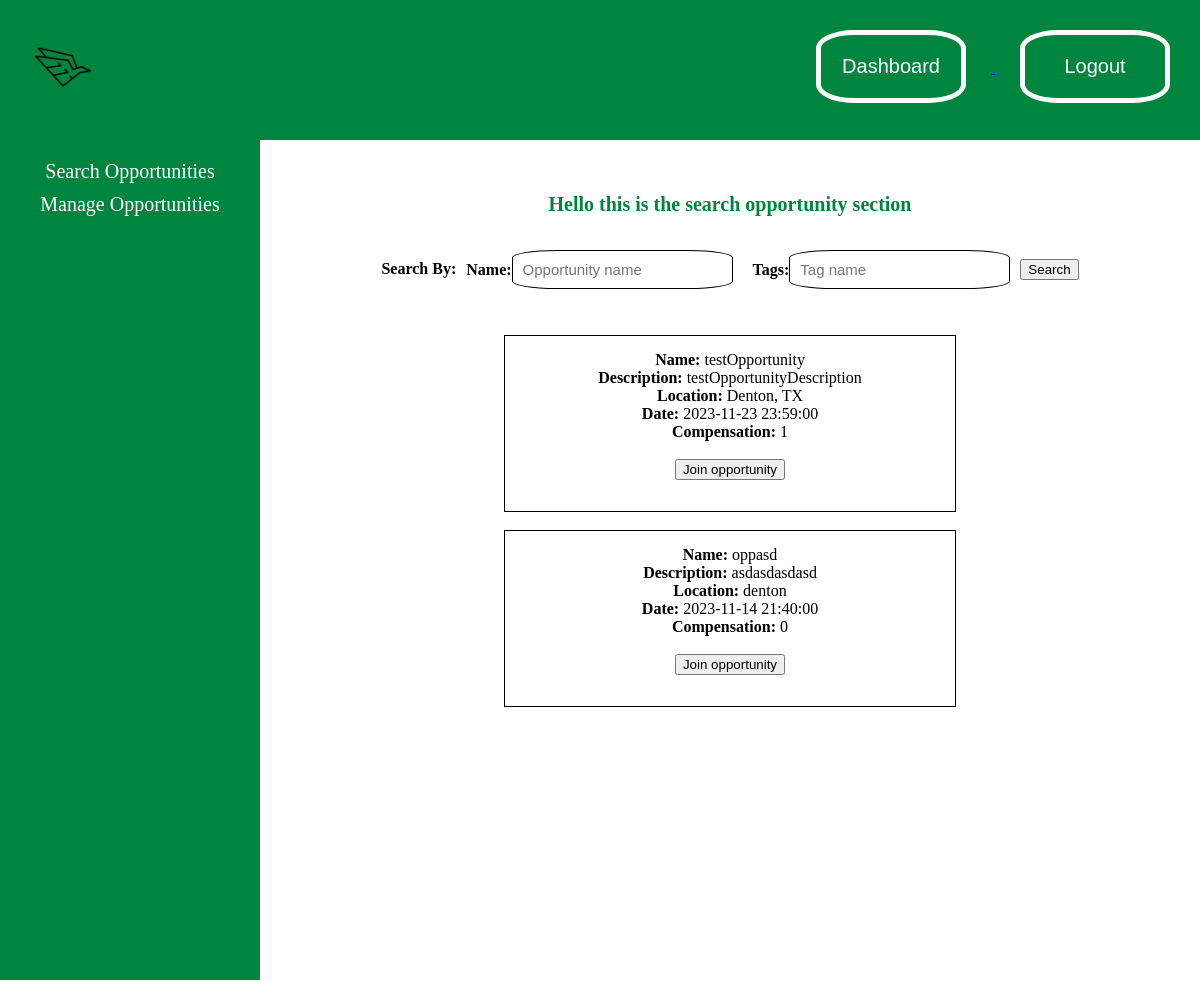
Before: /opportunity.php with the older database file.
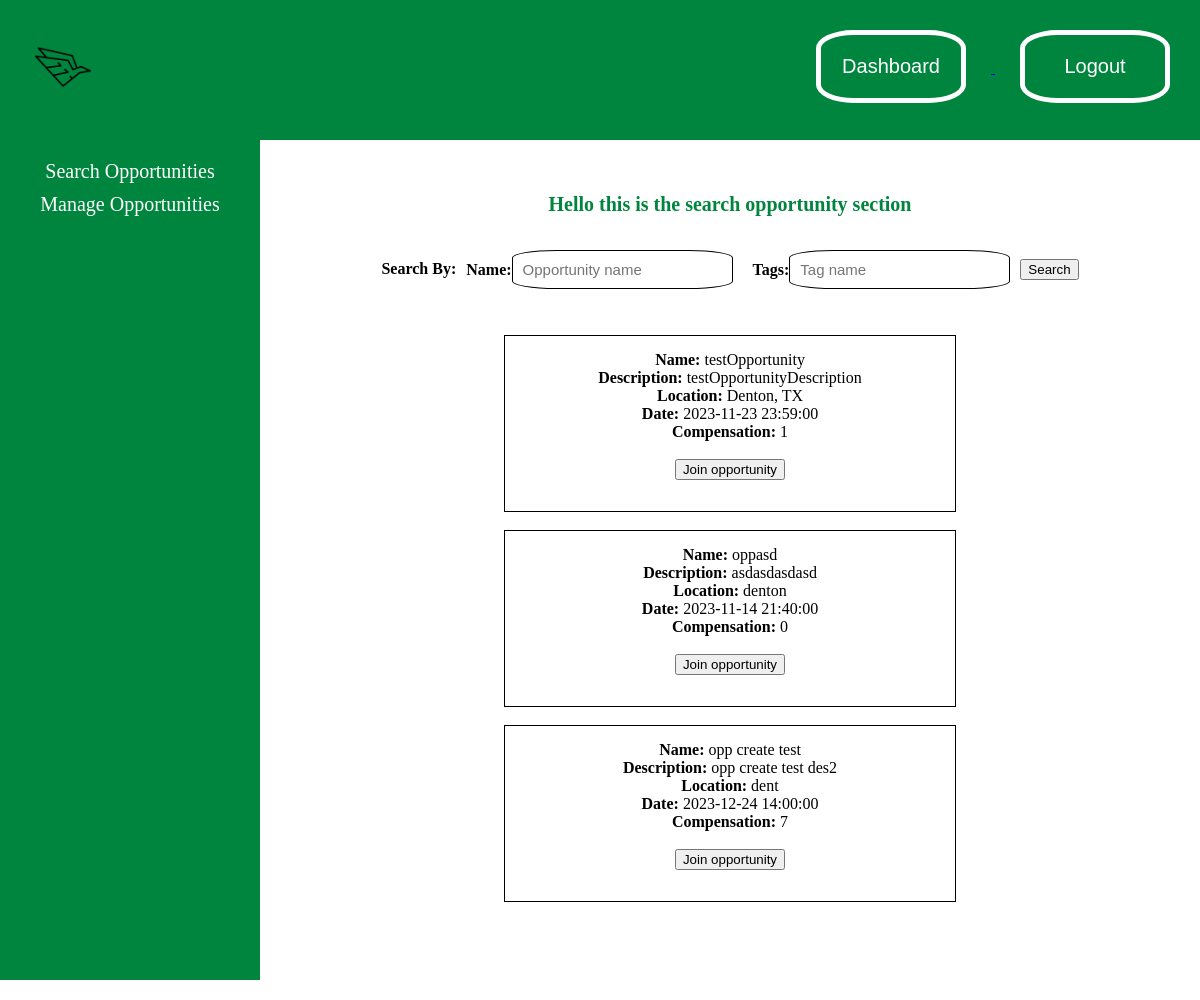
After: the same page with the newer database file.
### tables this page shows
CREATE TABLE `opportunity` (
  `opportunityID` int(255) NOT NULL,
  `ownerID` int(255) NOT NULL,
  `name` varchar(255) NOT NULL,
  `description` varchar(255) NOT NULL,
  `location` varchar(255) NOT NULL,
  `date` datetime(6) NOT NULL,
  `compensation` int(255) NOT NULL DEFAULT 0
);

### src/functions.php (the view, shortened to what this page needs)
<?php
function pageHeader()
{
    echo '
    <div class="page-header" id="header">
        <div class="header-content">
            <div class="page-logo">
                <img src="./images/eagle.png" class="logo-img">
            </div>
            <div class="buttons">
                <a href="dashboard.php">
                    <button class="btn1">Dashboard</button>
                </a>
                <a href="logout.php">
                    <button class="btn2">Logout</button>
                </a>
            </div>
        </div>
    </div>
    ';
}
function pageNavbar($conn, $pageName, $name, $userID)
{
    if($pageName=='Surveys')
    {
        echo '
        <div class="navbar-content-container">
            <div class="navbar">
                <a href="survey.php">Search ' . $pageName . '</a>
                <a href="surveyModify.php">Manage ' . $pageName . '</a>
            </div>
            <div class="page-content">
                <div class="search-surveys">';
                    surveySearch($name, $conn);
                    echo '
                </div>
            </div>
        </div>';
    }
    elseif($pageName=='Opportunities')
    {
        echo '
        <div class="navbar-content-container">
            <div class="navbar">
                <a href="opportunity.php">Search ' . $pageName . '</a>
                <a href="opportunityModify.php">Manage ' . $pageName . '</a>
            </div>
            <div class="page-content">
                <div class="search-opportunities">';
                    opportunitySearch($name, $userID, $conn);
                    echo '
                </div>
            </div>
        </div>';
    }
}
function opportunitySearch($name, $userID, $conn) {
    echo '
    <div class="search-opportunities-box">
        <h1>Hello <span>' . $name . '</span> this is the search opportunity section</h1>
        <form action="" method="post">
            <div class="search-boxes">
            <p style="display: block;"><b>Search By:</b></p> <br><br>
            <div class="opportunity-search-name-box"><label for="search"><b>Name:</b></label><input type="text" name="searchName" placeholder="Opportunity name"></div>
            <div class="opportunity-search-tag-box"><label for="tag"><b>Tags:</b></label><input type="text" name="searchTag" placeholder="Tag name"></div>
            <button name="opportunitySearch" value="submit" type="submit">Search</button>
            </div>
        </form>
        <div class="opportunity-list">';
        $select = "SELECT * FROM opportunity";
        $result = mysqli_query($conn, $select);
        if (mysqli_num_rows($result) == 0) {
            $error[] = 'No opportunities were found';
        }
        else if (mysqli_num_rows($result) > 0) {
            while ( $row = mysqli_fetch_assoc($result) ) {
                echo '
                <div class="opportunity-item">
                    <b>Name:</b> ' . $row['name'] . '<br>
                    <b>Description:</b> ' . $row['description'] . '<br>
                    <b>Location:</b> ' . $row['location'] . '<br>
                    <b>Date:</b> ' . date('Y-m-d H:i:s', strtotime($row['date'])) . '<br>
                    <b>Compensation:</b> ' . $row['compensation'] . '<br>';
                echo '<br>
                <div class="join-button"> ';
                $checkUserOpportunity = "SELECT * FROM user_opportunity WHERE userID = '$userID' AND opportunityID = '" . $row['opportunityID'] . "'";
                $resultUserOpportunity = mysqli_query($conn, $checkUserOpportunity);
                if (mysqli_num_rows($resultUserOpportunity) == 0) {
                    echo '<form method="post" class="join-method" action="">
                            <input type="hidden" name="joinOpportunityID" value="' . $row['opportunityID'] . '">
                            <button type="submit" name="joinOpportunity">Join opportunity</button>
                        </form>';
                } else {
                    echo 'You have already joined this opportunity.';
                }
                echo '</div>
                </div>
                <br>';
            }
        }
    echo'
        </div>
        <div class="search-opportunity-list" style="display: none;">';
    echo'
        </div>
    </div> ';
}
?>

Changed rows visible on the page:
added opportunity: name "opp create test", description "opp create test des2", location "dent", date "2023-12-24 14:00:00", compensation "7"
